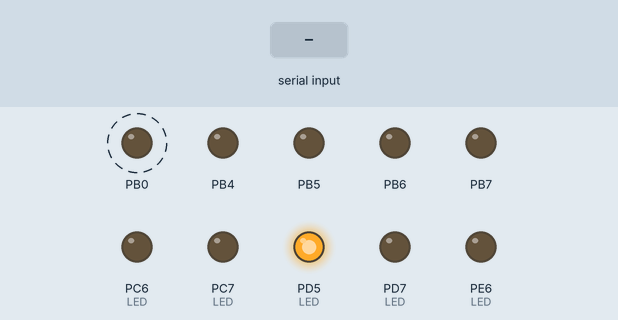
This program was run on a simulated ATmega32U4, built with avr-gcc and emulated at 16 MHz. Parts: output pins drawn as LEDs (lit = HIGH). Dashed ring = blinking. The test bench sets the inputs (shaded band). What the program prints to the serial monitor is not drawn.

Above: at 1.2 s.
1.3 s: "1" received over Serial
3.5 s: byte 255 (0xFF) received over Serial
Timing chart, 0 to 11.5 s (numbered marks = the images above; inputs shaded):
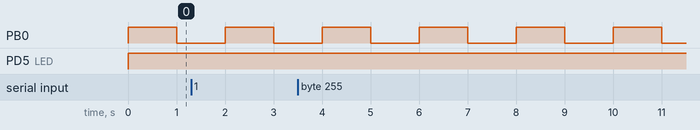

The program:

main.cpp
```cpp
/*
Digital Phase Shifter

Data Format received from BlueTooth through USART:
	"0xFF0x050xBB0xCC"
		0xFF == cmd start detection (cannot have phase shift of "0xFF")
		0x05 == Address (board level)
		0xBB == PORT # (DPS Chip)
		0xCC == DPS cmd (phase shift)

Data Format send to DPS chip by SPI:
	void SPI_TX(uint8_t PORT, uint8_t DPS_cmd, uint8_t bit_sh)
		PORT = one of the four phase shifter to have LE pulse applied
		DPS_cmd = desired phase shift
		bit_sh = number of bit shift (left) to the DPS_cmd


 */

#define F_CPU 16e6

#define PORT1 1
#define PORT2 2
#define PORT3 3
#define PORT4 4

#include <avr/io.h>
#include <avr/interrupt.h>
#include <avr/cpufunc.h>
#include <util/delay.h>

const uint8_t DPS_addr = 0x05;	//DPS hard coded address

uint8_t usart_byte_count = 0;	//count the # of bytes received through usart
bool cmd_start = false;		//start of cmd detection
uint8_t dest_addr = 0x00;	//DPS hard coded address
uint8_t port_num = 0;	//DPS port number
uint8_t data_dump = 0;	//flush usart buffer
const uint8_t bit_sh = 2;	//digital phase shifter data bit shift

volatile bool LE1_led = false;
volatile bool LE2_led = false;
volatile bool LE3_led = false;
volatile bool LE4_led = false;

const uint8_t LE_t = 1;		//LE pulse width
const uint8_t LEx_led_t = 50;		//LE pulse width

void SPI_init();	//user defined function; send cmd to DPS
void SPI_TX(uint8_t PORT, uint8_t DPS_cmd, uint8_t bit_sh);	//user defined function; bit shift is built in the function

void USART1_init(uint8_t baud_rate);	//user defined function; receive cmd from bluetooth
void USART1_TX(uint8_t TX_data);	//user defined function; test USART1 comm

int main(void){
	const uint16_t delay_t = 1000;	//Debug LED flash
	bool less_delay = false;	//compensate for LEx_led delay

	cli();//Disable Global Interrupt
	SPI_init();
	USART1_init(103);	//9600 baud rate
	sei();	//Enable Global Interrupt

	//set port as output
	//short pulse to execute the cmd received by the phase shifter
	DDRB |= 1<<DDB6;	//LE1 pulse
	DDRB |= 1<<DDB5;	//LE2 pulse
	DDRB |= 1<<DDB4;	//LE3 pulse
	DDRB |= 1<<DDB7;	//LE4 pulse

	//LED flashes after LE1 pulse is applied
	DDRE |= 1<<DDE6;	//PE6; LE1 LED
	DDRC |= 1<<DDC7;	//PC7; LE2 LED
	DDRC |= 1<<DDC6;	//PC6; LE3 LED
	DDRD |= 1<<DDD7;	//PD7; LE4 LED

	//LED debugging; searching for bad LEDs
	//PORTE |= 1<<PORTE6;
	//PORTC |= 1<<PORTC7;
	//PORTC |= 1<<PORTC6;
	//PORTD |= 1<<PORTD7;

	DDRB |= 1<<DDB0;	//debug; set port as output

	DDRD |= 1<<DDD5;	//set port as output
	PORTD |= 1<<PORTD5;	//turn off LED; active low

	//board #1 2nd LE LED
	//all board USB LED


    while (1){
		PINB |= 1<<PINB0;
		if(LE1_led == true){
			LE1_led = false;
			PINE |= 1<<PINE6;	//turn on
			_delay_ms(LEx_led_t);
			PINE |= 1<<PINE6;	//turn off
			less_delay = true;
		}
		if(LE2_led == true){
			LE2_led = false;
			PINC |= 1<<PINC7;	//turn on
			_delay_ms(LEx_led_t);
			PINC |= 1<<PINC7;	//turn off
			less_delay = true;
		}
		if(LE3_led == true){
			LE3_led = false;
			PINC |= 1<<PINC6;	//turn on
			_delay_ms(LEx_led_t);
			PINC |= 1<<PINC6;	//turn off
			less_delay = true;
		}
		if(LE4_led == true){
			LE4_led = false;
			PIND |= 1<<PIND7;	//turn on
			_delay_ms(LEx_led_t);
			PIND |= 1<<PIND7;	//turn off
			less_delay = true;
		}

		if(less_delay){
			_delay_ms(delay_t-LEx_led_t);
			less_delay = false;
		} else{
			_delay_ms(delay_t);
		}
    }
}


//----------------------------user defined functions---------------------------------
void SPI_init(){	//initialize SPI as master
	PRR0 &= ~(1<<PRSPI); //enable SPI module in PRR; page 167; Page 43

	//do not enable interrupt if not necessary
	//SPCR |= 1<<SPIE;	//enable SPI interrupt; page 171

	SPCR &= ~(1<<DORD);	//MSB to be transmitted first; page 171
	SPCR |= (1<<MSTR);	//enable master mode; page 171
	SPCR &= ~(1<<CPOL | 1<<CPHA);	//SPI clk is low when idle; Data is valid on leading edge; page 171
	DDRB |= 1<<DDB1 | 1<<DDB2;	//set PB2/MOSI and PB1/SCK as output
									// MISO is override as Input; p168

	SPCR &= ~(1<<SPR1 | 1<<SPR0);
	SPSR |= 1<<SPI2X;	//set SPI CLK frequency; p172; f_clk = f_osc/2

	SPCR |= 1<<SPE;	//enable SPI module in SPI control Register; page 171
}

//PORT = one of the four phase shifter to have LE pulse applied
//DPS_cmd = desired phase shift
//bit_sh = number of bit shift (left) to the DPS_cmd
void SPI_TX(uint8_t PORT, uint8_t DPS_cmd, uint8_t bit_sh){
	DPS_cmd = DPS_cmd << bit_sh;	//shift bit according to the phase shifter datasheet

	SPDR = DPS_cmd;	//place data to SPI data buffer to start sending the data
	//SPIF bit is set when a SPI transfer is complete; p158
	//SPIF bit is cleared by reading SPSR register with SPIF set, then accessing SPDR; page 158
	while(!(SPSR & (1<<SPIF))){
		;
	}

	//selectively apply LE pulse after data is transmitted
	/* delay is required by the phase shifter, but the hardware cannot create a pulse that is as short as 1 cpu cycle
	   assuming the clk is running at 16MHz because of the parasitic capacitance; consider adding an amp as a buffer
	   to remove the charges faster;
	   _delay_loop_1(count) time = 1/CPU_clk*3*count; or 3 CPU_clk time per loop  */
	if(PORT == PORT1){	//LE1
		PINB |= 1<<PINB6;	//toggle high
		_delay_loop_1(LE_t);
		//_NOP();	//delay by 1 cpu cycle
		PINB |= 1<<PINB6;	//toggle low
		LE1_led = true;
	} else if (PORT == PORT2){	//LE2
		PINB |= 1<<PINB5;	//toggle high
		_delay_loop_1(LE_t);
		PINB |= 1<<PINB5;	//toggle low
		LE2_led = true;
	} else if (PORT == PORT3){	//LE3
		PINB |= 1<<PINB4;	//toggle high
		_delay_loop_1(LE_t);
		PINB |= 1<<PINB4;	//toggle low
		LE3_led = true;
	} else if (PORT == PORT4){	//LE4
		PINB |= 1<<PINB7;	//toggle high
		_delay_loop_1(LE_t);
		PINB |= 1<<PINB7;	//toggle low
		LE4_led = true;
	}
}

void USART1_init(uint8_t baud_rate){
	PRR1 &= ~(1<<PRUSART1);	//enable USART module in PRR; page43
	UCSR1C &= ~((1<<UMSEL11) | (1<<UMSEL10));	//enable asynchronous mode in USART1; page 194
	UCSR1C &= ~((1<<UPM11)|(1<<UPM10));	//disable parity check; page 195
	UCSR1C &= ~(1<<USBS1);	//use 1 stop bit; page 195
	UCSR1C |= ((1<<UCSZ11) | (1<<UCSZ10));	//use 8 character per frame; page 195
	UCSR1B &= ~(1<<UCSZ12);	//use 8 character per frame; page 195
	UCSR1C &= ~(1<<UCPOL1);		//Clk polarity; write zero when using asynchronous mode; page 195
	UBRR1 = baud_rate;	//set the baud_rate; page 196
	UCSR1B |= 1<<RXCIE1;	//enable RX complete Interrupt; page 193
	UCSR1B |= (1<<TXEN1);	//enable transmitter; page 194
	UCSR1B |= (1<<RXEN1);	//enable receiver; page 194
}

void USART1_TX(uint8_t TX_data){
	UDR1 = TX_data;		//place data to USART1 data buffer and initiate data transfer; page
	while(!(UCSR1A & (1<<TXC1))){	//TXC1 bit is set if USART1 transfer is complete; page
		;
	}
	UCSR1A |= 1<<TXC1;	//clear USART1 transmit complete signal; page
}

//----------------------------Interrupt Routine---------------------------------
//USART1 Receive complete interrupt service routine
//send data using SPI to digital phase shifter here
ISR(USART1_RX_vect, ISR_BLOCK){
	++usart_byte_count;		//expect to receive 4 commands
	uint8_t cmd_byte = UDR1;
	USART1_TX(cmd_byte);	//Send back command only for debugging
	if(usart_byte_count == 1){
		if(cmd_byte == 0xFF){	//cmd sync
			cmd_start = true;
		} else {	//reset count if no start of cmd detected
			usart_byte_count = 0;
		}
	} else if(cmd_start){
		if(usart_byte_count == 2){		// second byte contains address
			if(cmd_byte != DPS_addr){	//if address does not match
				usart_byte_count = 0;	//restart
				cmd_start = false;
			}
		} else if(usart_byte_count == 3){	//port number
			port_num = cmd_byte;	//read port number
		} else if(usart_byte_count == 4){				//phase shift
			SPI_TX(port_num, cmd_byte, bit_sh);		//read data from USART buffer 1 then send to DPS chip
			usart_byte_count = 0;
			cmd_start = false;
		}	//end of else if
	}	//end of else if
}	//end of ISR
```

Measured:
- by itself, PB0: alternates HIGH for 1.0 s and LOW for 1.0 s
